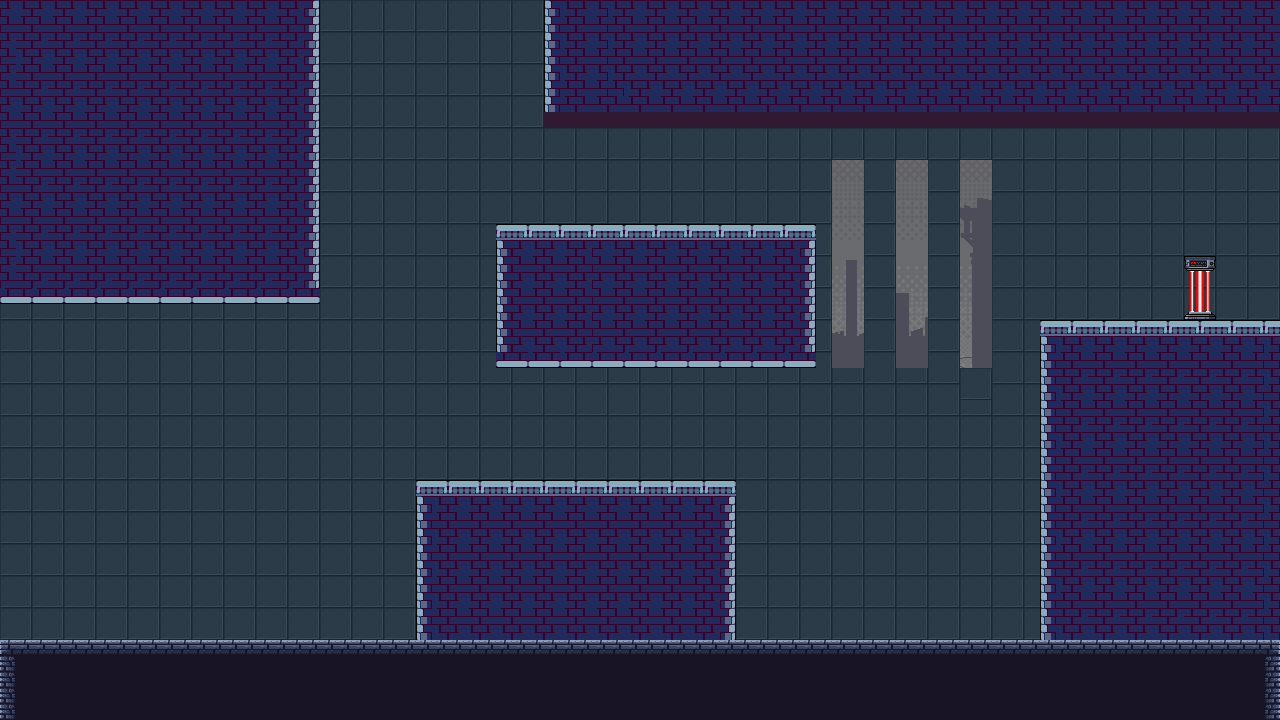

The image is a tile-based game level rendered from a .tmx file. Its description and source (layers, tilesets, objects; grid data summarised) follow:
An orthogonal 80x45 tile map with 16x16 px tiles, 2 tile layers (Background, Tile Layer 1), 4 tilesets, 2 image layers and 10 objects.

<map version="1.10" tiledversion="1.11.2" orientation="orthogonal" renderorder="right-down" width="80" height="45" tilewidth="16" tileheight="16" infinite="0" nextlayerid="15" nextobjectid="36">
 <tileset firstgid="1" name="Cyberpunk" tilewidth="16" tileheight="16" tilecount="256" columns="16">
  <image source="Cyberpunk.png" width="256" height="256" />
 </tileset>
 <tileset firstgid="257" name="Dungeon Tile Set" tilewidth="16" tileheight="16" tilecount="270" columns="15">
  <image source="Dungeon Tile Set.png" width="240" height="288" />
 </tileset>
 <tileset firstgid="527" name="level_tileset" tilewidth="16" tileheight="16" tilecount="324" columns="18">
  <image source="level_tileset.png" width="300" height="300" />
 </tileset>
 <tileset firstgid="851" name="mainlevbuild" tilewidth="16" tileheight="16" tilecount="2560" columns="64">
  <image source="mainlevbuild.png" width="1024" height="640" />
 </tileset>
 <imagelayer id="12" name="Bg1">
  <image source="background/Night/1.png" width="1280" height="720" />
 </imagelayer>
 <imagelayer id="13" name="Bg2" offsetx="809.333" offsety="121.333">
  <image source="background/Night/2.png" width="576" height="324" />
 </imagelayer>
 <layer id="11" name="Background" width="80" height="45">
  <data>[3600 cells, 3522 non-empty, 8 distinct tile ids]</data>
 </layer>
 <objectgroup id="5" name="Ground">
  <object id="1" x="0" y="642" width="1281.82" height="73.1515" />
 </objectgroup>
 <layer id="9" name="Tile Layer 1" width="80" height="45">
  <data>[3600 cells, 1836 non-empty, 32 distinct tile ids]</data>
 </layer>
 <objectgroup color="#aa0000" id="10" name="Wall">
  <object id="18" x="0.666667" y="1.33333" width="319.333" height="302.667" />
  <object id="20" x="497.333" y="223.333" width="317.333" height="144.667" />
  <object id="21" x="416.667" y="480" width="318.667" height="158.667" />
  <object id="25" x="543.333" y="1.33333" width="738.667" height="110" />
  <object id="30" x="1040" y="319.667" width="239.083" height="319" />
  <object id="35" x="878" y="998" width="2" />
 </objectgroup>
 <objectgroup id="14" name="BlackWall">
  <object id="33" x="544.167" y="112.917" width="738" height="14.75" />
 </objectgroup>
 <objectgroup id="7" name="Spawn">
  <object id="5" x="32" y="577.333" width="29.3333" height="62.6667" />
 </objectgroup>
 <objectgroup id="8" name="Exit">
  <object id="6" x="1184" y="257.333" width="29.3333" height="61.3333" />
 </objectgroup>
</map>
